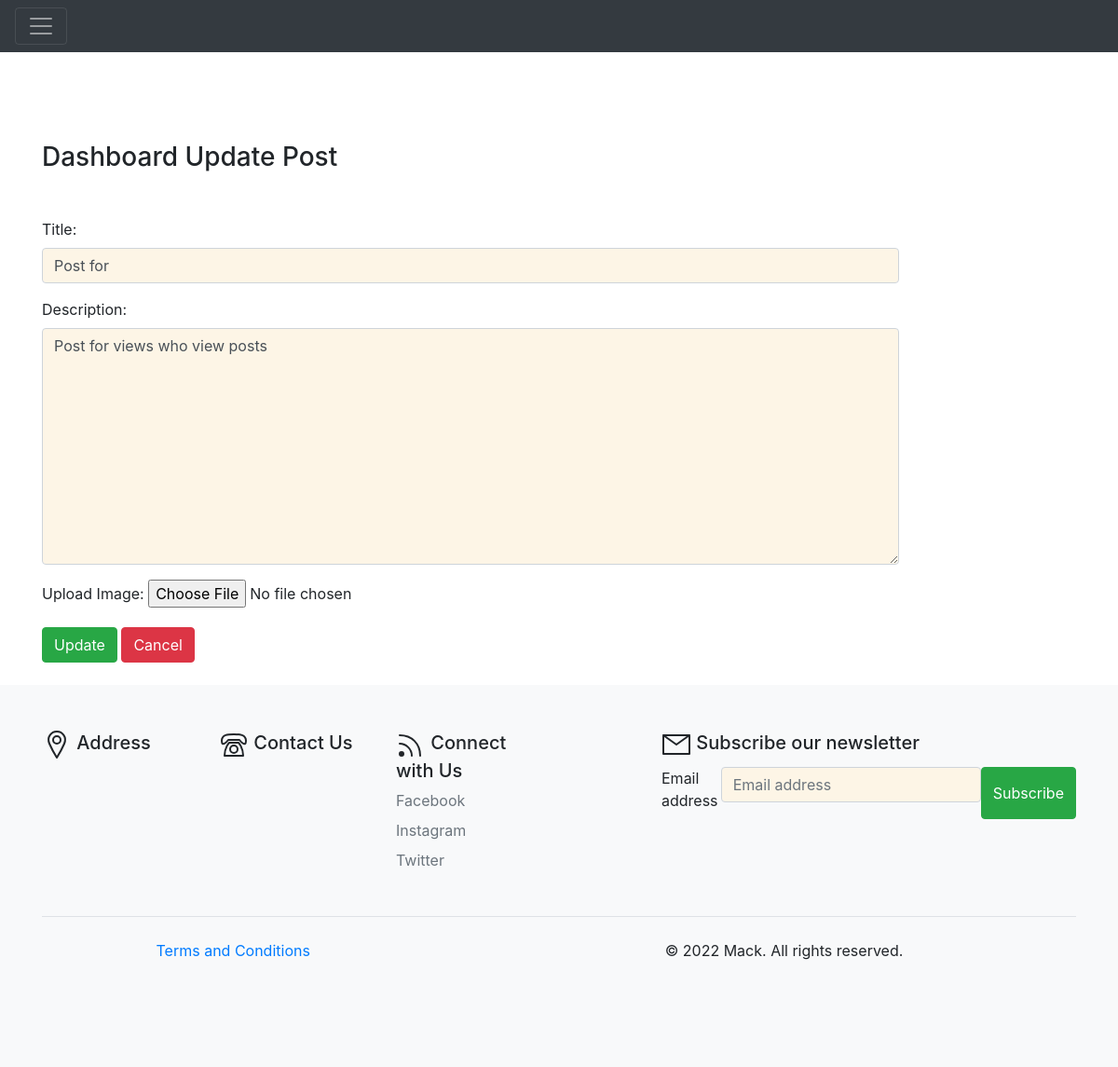
The page /update_post/2/ (signed in) on the database as committed earlier.
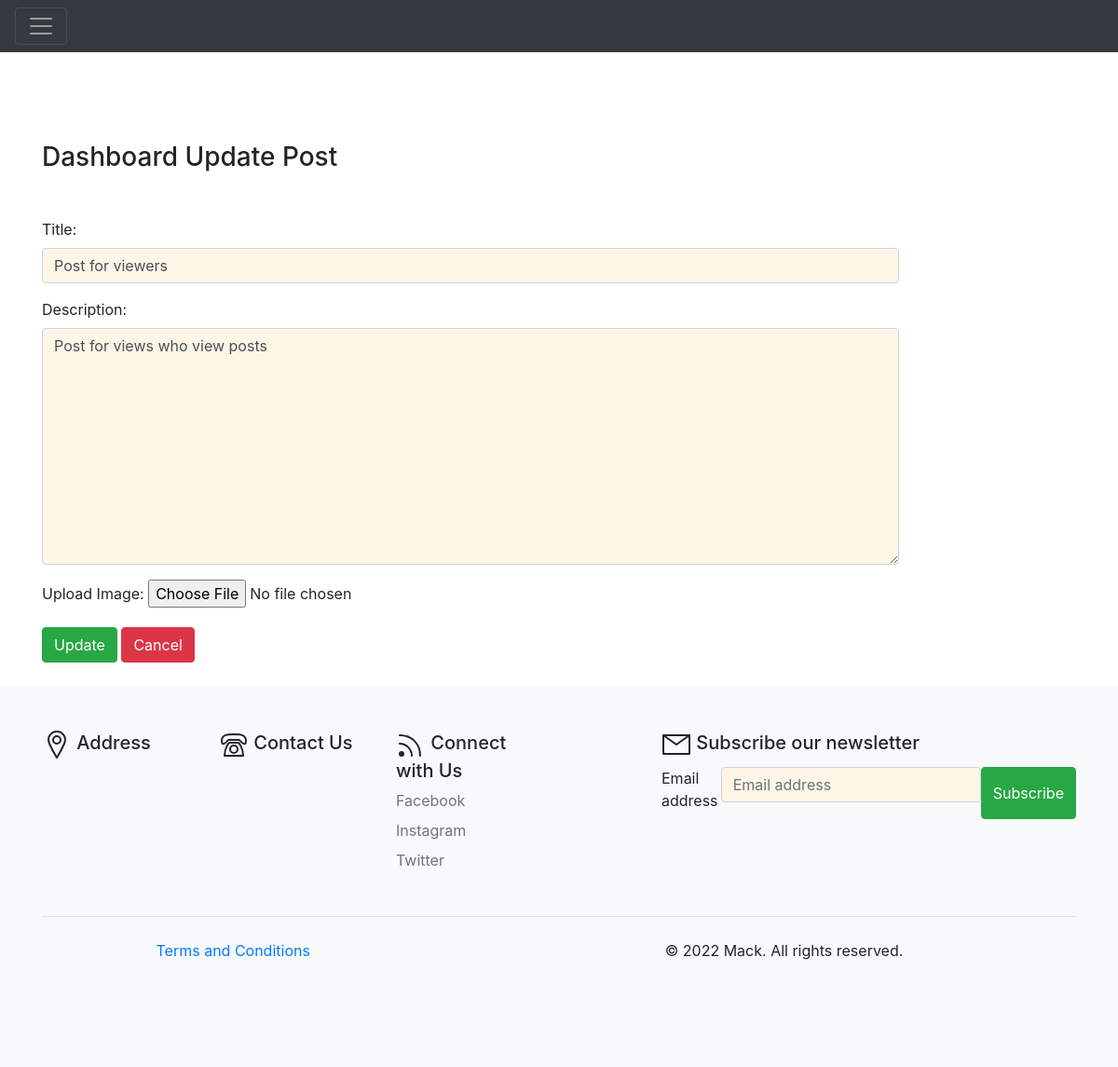
The same page on the database as committed later.
### blog/models.py (models this page shows, shortened)
class Post(models.Model):
    title = models.CharField(max_length=500)
    description = models.TextField(max_length=500)
    photo = models.ImageField(upload_to='static/images/',blank=True)
    created_at = models.DateTimeField(auto_now_add=True)
    updated_at = models.DateTimeField(auto_now=True)
    class Meta:
        verbose_name = 'Post'
        verbose_name_plural = 'Post'

### blog/views.py (the view)
# urls.py: path('update_post/<int:id>/', views.update_post, name="update_post"),
def update_post(request, id):
    if request.user.is_authenticated:
        if request.method == "POST":
            pi = Post.objects.get(pk=id)
            form = PostForm(request.POST, request.FILES, instance=pi)
            if form.is_valid():
                messages.success(request, 'Post Updated Successfully:)')
                form.save()
                return HttpResponseRedirect('/dashboard/')
        else:
            pi = Post.objects.get(pk=id)
            form = PostForm(instance=pi)
        return render(request, 'blog/updatepost.html', {'form': form})
    else:
        return HttpResponseRedirect('/login/')

### blog/forms.py
class PostForm(forms.ModelForm):
    class Meta:
        model = Post
        fields = ['title','description','photo']
        labels = {'title':'Title','description':'Description','photo':'Upload Image'}
        widgets = {'title':forms.TextInput(attrs={'class':'form-control'}),'description':forms.Textarea(attrs={'class':'form-control'})}

### blog/templates/blog/updatepost.html (shortened to what this page needs)
{% extends 'blog/base.html'%}
{% load static %}
{% block content %}
<div class="col-sm-10">
    <h3 class="my-5">Dashboard Update Post</h3>
    <form action="#" method="post" enctype="multipart/form-data">
        {{form.as_p}}
        <input   type="submit"  value ="Update"  class="btn btn-success">
        <a href="{% url 'dashboard'%}" class="btn btn-danger">Cancel</a>
    </form>
    </div>
</div>
{% endblock content%}

Rows that differ between the two databases and show on the page:
changed Post "Post for views who view posts": title "Post for" → "Post for viewers"
